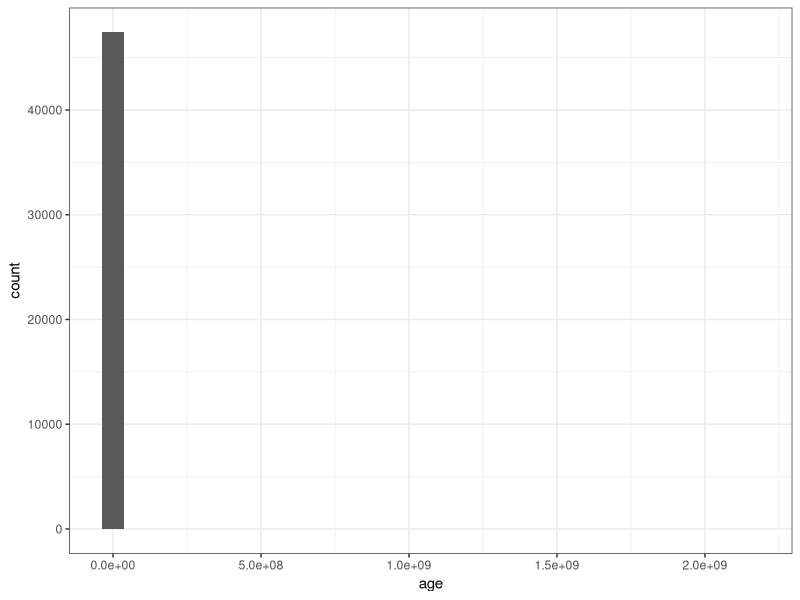
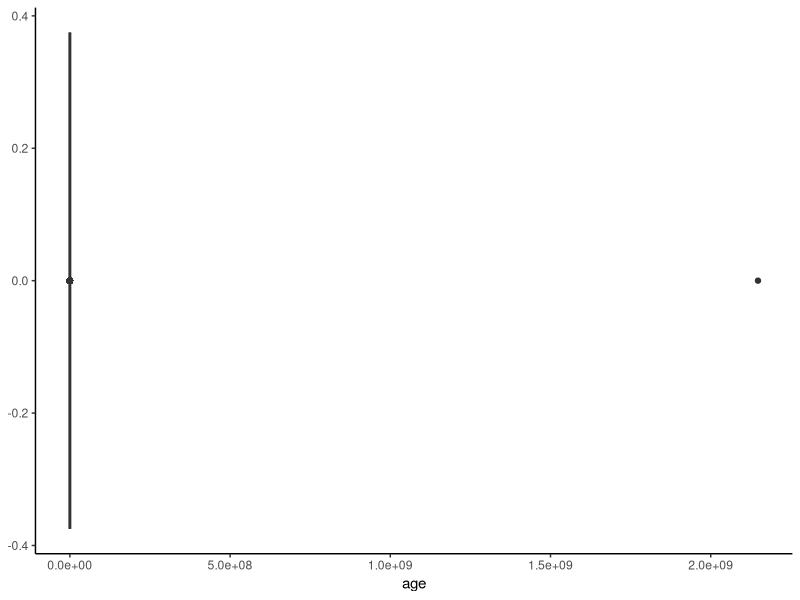
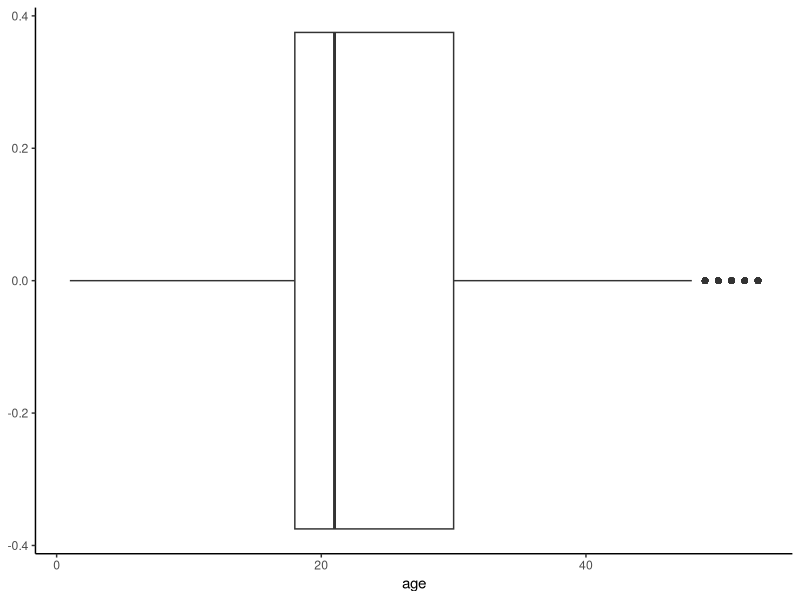
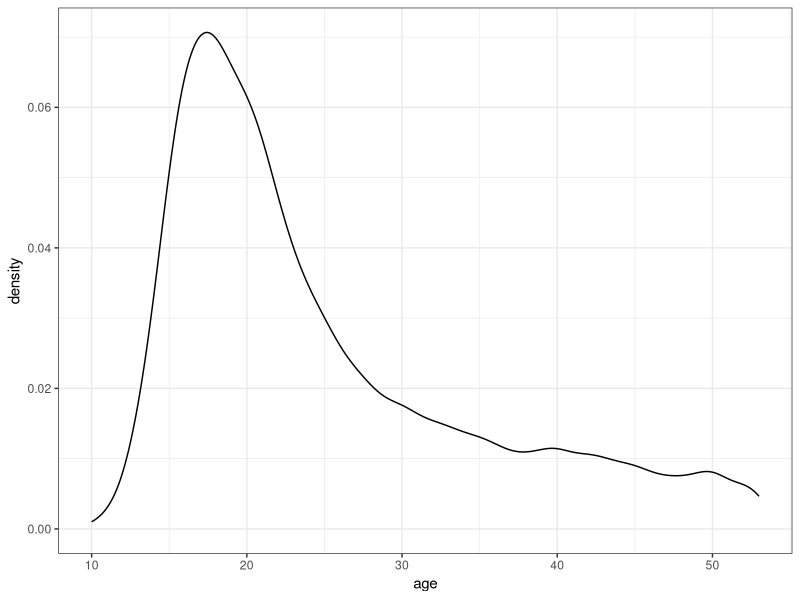
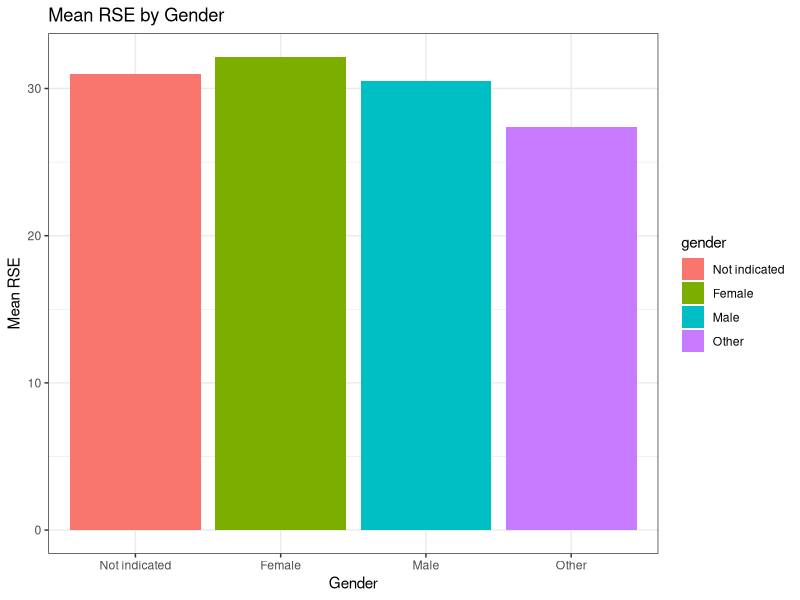
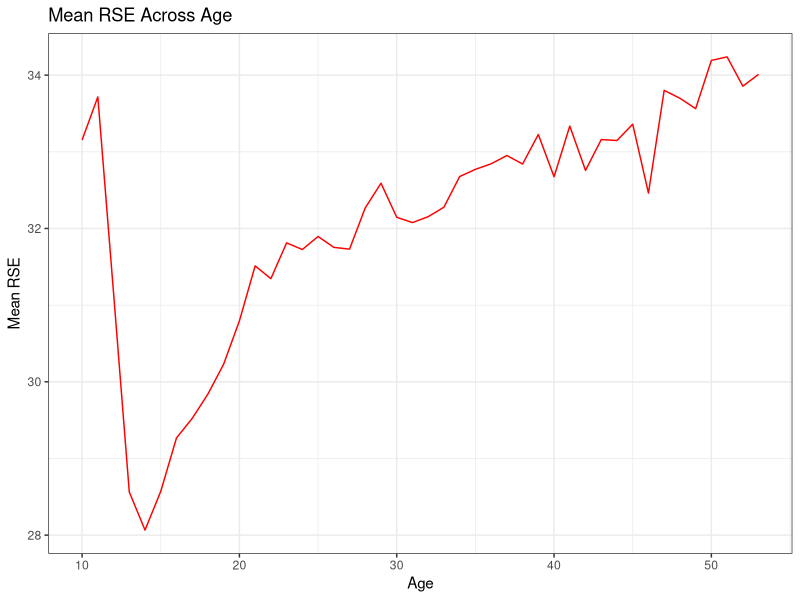
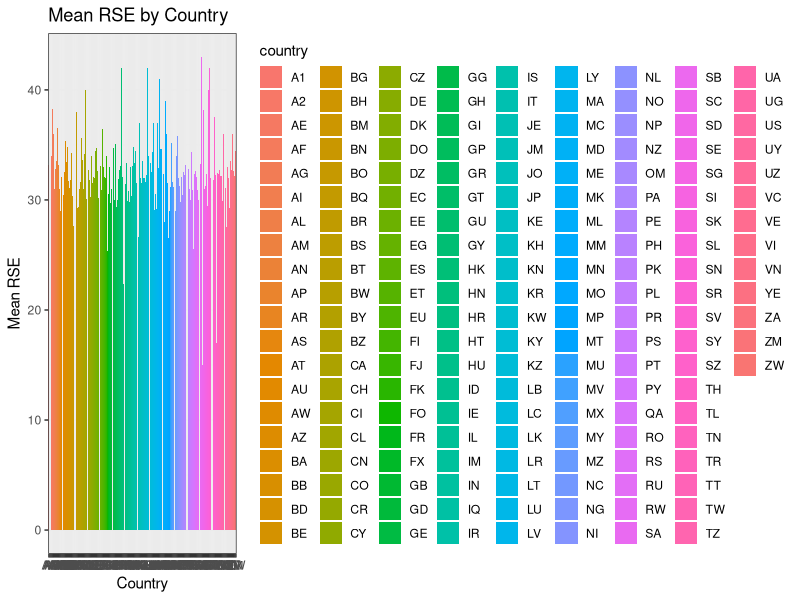
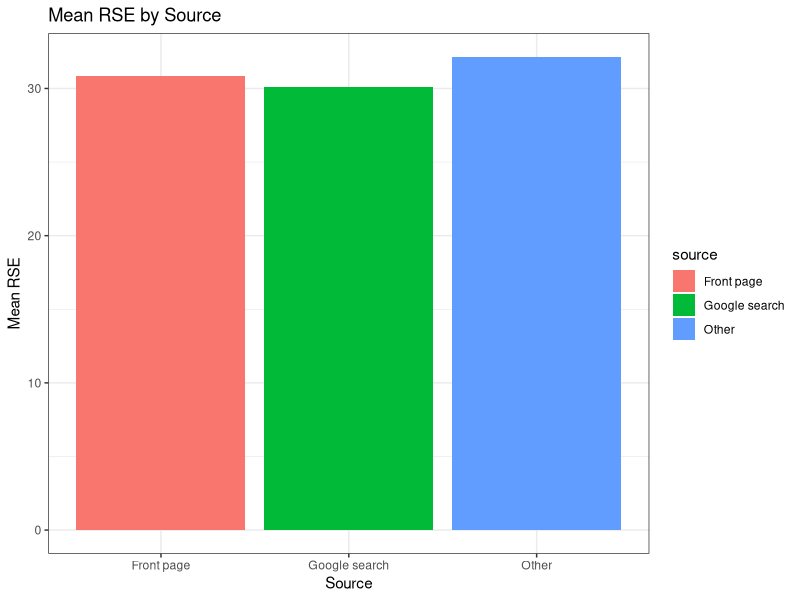

Recreate these plots in R, in order.
# Code for Rosenberg Self-Esteem (RSE) Analysis

# Dataset source: https://openpsychometrics.org/_rawdata/



# --------------------------------------



# Load libraries
library(tidyr)
library(dplyr)
library(ggplot2)
library(e1071)



# --------------------------------------



# Load the dataset
rse <- read.csv("rse_dataset.csv", sep = "\t")

# Preview the dataset
head(rse, 10)
dim(rse)

# Make a copy of the dataset for transformation
rse_1 <- data.frame(rse)



# --------------------------------------



# Check data types

# Glimpse the dataset
glimpse(rse_1)

## `gender` and `source` are `int` instead of `factor`

## Convert `gender` to `factor`
rse_1$gender <- factor(rse_1$gender,
                       levels = c(0, 1, 2, 3),
                       labels = c("Not indicated",
                                  "Female",
                                  "Male",
                                  "Other"))

## Convert `source` to `factor`
rse_1$source <- factor(rse_1$source,
                       levels = c(1, 2, 3),
                       labels = c("Front page",
                                  "Google search",
                                  "Other"))

## Check the results
glimpse(rse_1[c("gender", "source")])

## `gender` and `source` are now `factor`.



# --------------------------------------



# Handle missing values

## Check if there is any NA
anyNA(rse_1)

## Get the total number of NA
sum(is.na(rse_1))

## Check the number of NA per column
colSums(is.na(rse_1))

## Only `country` contains missing values.
## Since there are only 4 missing values, I will impute with mode.

## Define a function to get mode
mode <- function(x) {
  unique_x <- unique(x)
  unique_x[which.max(tabulate(match(x, unique_x)))]
}

## Get mode for `country`
country_mode <- mode(rse_1$country)

## Impute `country`
rse_1$country[is.na(rse_1$country)] <- country_mode

## Check the results
colSums(is.na(rse_1))

## There is now no explicit missing value in the dataset.



## From the codebook, I found that 0 in `age` means the value cannot be converted to integre, which means 0 represents NA in `age`.

## Count the number of 0 in `age`
sum(rse_1$age == 0)

## There are 568 missing values in `age`.

## Convert 0 to NA
rse_1$age[rse_1$age == 0] <- NA

## Check the number of NA in `age`
sum(is.na(rse_1$age))

## All `0` have been converted to `NA`.

## Next, I will impute `NA` with mean or median.

## See the distribution of `age`
ggplot(rse[!is.na(rse_1$age), ], aes(x = age)) +
  geom_histogram() +
  theme_bw()

## `age` seems to be clustered in one place.

## Check the distribution of `age` with a box plot
ggplot(rse_1[!is.na(rse_1$age), ], aes(x = age)) +
  geom_boxplot() +
  theme_classic()

## `age` seems to have usual range.

## Check the min and max of `age`
min(rse_1$age, na.rm = TRUE)
max(rse_1$age, na.rm = TRUE)

## Min = 1
## Max = 2147483647
## Both are very unlikely to be true.
## Conclusion: `age` has extreme outliers.

## Handle outliers in `age`

### Calculate IQR
age_iqr <- IQR(rse_1$age, na.rm = TRUE)

### Calculate lower and upper bounds
age_lowerbound <- quantile(rse_1$age, 0.25, na.rm = TRUE) - (age_iqr * 1.5)
age_upperbound <- quantile(rse_1$age, 0.75, na.rm = TRUE) + (age_iqr * 1.5)

### Filter out outliers
rse_1 <- rse_1 |>
  filter(age >= age_lowerbound &
           age <= age_upperbound)

## Check the results
ggplot(rse_1[!is.na(rse_1$age), ], aes(x = age)) +
  geom_boxplot() +
  theme_classic()

min(rse_1$age)
max(rse_1$age)

## Min = 1
## Max = 53
## `age` still have data from someone who identified as a 1-year-old.

## Check the number of people younger than 10 (10 = a rule of thumb, the age where children should be able to read somewhat proficiently)
rse_1 |>
  filter(age < 10) |>
  summarise(n())

## There are 62 records that meet the criterion.

## Drop these records
rse_1 <- rse_1 |>
  filter(age >= 10)

## Check the results
min(rse_1$age)
max(rse_1$age)

## Min = 10
## Max = 53

## The outlier issue with `age` has been handled.

## Back to handling NA.

## Check the distribution of `age`
ggplot(rse_1[!is.na(rse_1$age), ], aes(x = age)) +
  geom_density() +
  theme_bw()

## Get skewness
skewness(rse_1$age, na.rm = TRUE)

## Skewness = 1.109776

## Both the density plot and skewness confirm that `age` is positively skewed.

## Thus, I will impute `age` with median instead of mean.

rse_1$age[is.na(rse_1$age)] <- median(rse_1$age, na.rm = TRUE)

## Check the results
sum(is.na(rse_1$age))

## `age` is now NA-free.



## From the codebook, `0` in item columns (i.e., Q1-Q10) indicates no answer. Thus, `0` in these columns also represents `NA`.

## Check the number of `0` in each item column
rse_1 |>
  summarise(across(Q1:Q10, ~ sum(. == 0)))

## Drop rows with `0` in the item columns
rse_1 <- rse_1 |>
  filter(if_all(Q1:Q10, ~ . != 0))

## Check the results
rse_1 |>
  summarise(across(Q1:Q10, ~ sum(. == 0)))

dim(rse_1)



# --------------------------------------



# Calculate total RSE score

## Make a copt of rse_1
rse_2 <- data.frame(rse_1)

## Reverse-score items Q3, 5, 8, 9, 10

### Define a function to reverse-score items
reverse_sore <- function(df, col) {
  df[[col]] = case_when(df[[col]] == 1 ~ 5,
                        df[[col]] == 2 ~ 4,
                        df[[col]] == 3 ~ 3,
                        df[[col]] == 4 ~ 2,
                        df[[col]] == 5 ~ 1)
  
  return(df)
}

### Create a list of columns to be reverse-scored
rs_cols <- c("Q3", "Q5", "Q8", "Q9", "Q10")

### Reverse-score with a for loop
for (col in rs_cols) {
  rse_2 <- reverse_sore(rse_2, col)
}

### Check the results
head(rse_1$Q3)
head(rse_2$Q3)

head(rse_1$Q10)
head(rse_2$Q10)



## Calculate the sum score
rse_2 <- rse_2 |>
  mutate(rse_total = rowSums(across(Q1:Q10)))
  
## Check the results
rse_2 |>
  select(Q1:Q10, rse_total) |>
  head()

## Successfully created sum score.
 


# --------------------------------------



# Explore the data

## Gender vs RSE
rse_2 |>
  group_by(gender) |>
  summarise(mean_rse = mean(rse_total)) |>
  ggplot(aes(x = gender, 
             y = mean_rse,
             fill = gender)) +
  geom_col() +
  theme_bw() +
  labs(title = "Mean RSE by Gender",
       x = "Gender",
       y = "Mean RSE",
       legend = "Gender")

## There seems to be little difference between groups, although "Other" seems to have lower RSE than the other groups.



## Age vs RSE
rse_2 |>
  group_by(age) |>
  summarise(mean_rse = mean(rse_total)) |>
  ggplot(aes(x = age, 
             y = mean_rse)) +
  geom_line(color = "red") +
  theme_bw() +
  labs(title = "Mean RSE Across Age",
       x = "Age",
       y = "Mean RSE")

## Based on the line plot:
## - RSE is high around 12
## - It dramatically drops to the lowest point at 14
## - Then it steadily increases through 50s



## Country vs RSE
rse_2 |>
  group_by(country) |>
  summarise(mean_rse = mean(rse_total)) |>
  ggplot(aes(x = country, 
             y = mean_rse,
             fill = country)) +
  geom_col() +
  theme_bw() +
  labs(title = "Mean RSE by Country",
       x = "Country",
       y = "Mean RSE",
       legend = "Country")

## I cannot recognise any meaninful patterns as there are too many countries in the dataset.



## Source vs RSE
rse_2 |>
  group_by(source) |>
  summarise(mean_rse = mean(rse_total)) |>
  ggplot(aes(x = source, 
             y = mean_rse,
             fill = source)) +
  geom_col() +
  theme_bw() +
  labs(title = "Mean RSE by Source",
       x = "Source",
       y = "Mean RSE",
       legend = "Source")

## There seems to be no significant difference between groups.


## I will try to group the country by continent to make it easier to identify a pattern, if any.

### Import the list of countries (from https://www.geonames.org/countries/)
country_codes <- read.csv("geolite_countries.csv")

### Check the results
head(country_codes)

### Left join rse_2 and country_codes
rse_3 <- left_join(rse_2,
                   country_codes,
                   by = "country")

### Check the results
head(rse_3)

### Continent vs RSE
rse_3 |>
  group_by(continent) |>
  summarise(mean_rse = mean(rse_total)) |>
  ggplot(aes(x = continent,
             y = mean_rse,
             fill = continent)) +
  geom_col() +
  theme_bw() +
  labs(title = "Mean RSE by Continent",
       x = "Age",
       y = "Mean RSE",
       legend = "Continent")

## Based on the plot:
## - Highest mean = Asia Pacific and Asia
## - Lowest mean = South America


## Gender x Age vs RSE
rse_2 |>
  group_by(gender, age) |>
  summarise(mean_rse = mean(rse_total)) |>
  ggplot(aes(x = age,
             y = mean_rse,
             fill = gender)) +
  geom_line() +
  facet_wrap(~gender) +
  theme_bw() +
  labs(title = "Mean RSE by Gender x Age",
       x = "Age",
       y = "Mean RSE",
       legend = "Gender")

## Based on the plot:
## - "Male" and "Female" have similar patterns
## - "Not indicate" and "Other" have similar patterns
## - The two groups are different